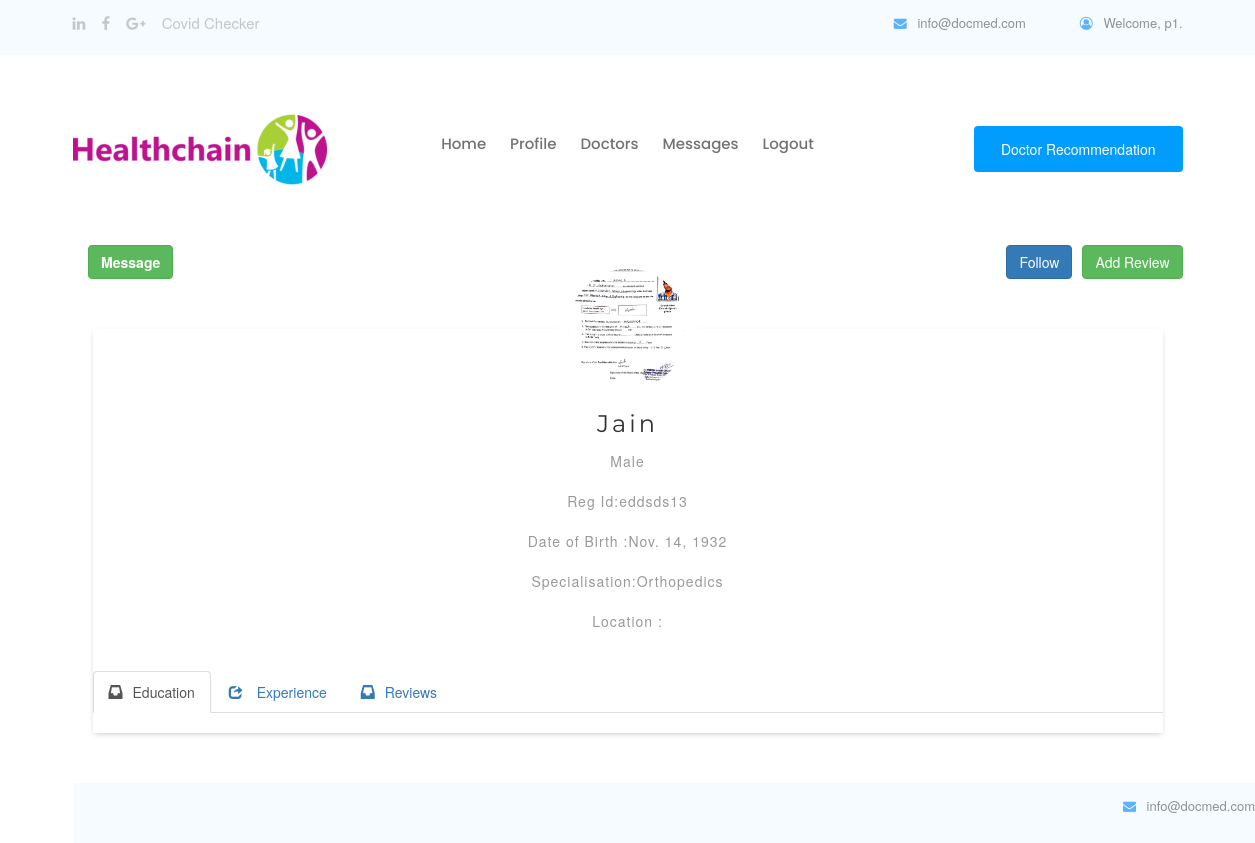
The app's page /home/viewdoctor/Jain (signed in), older data.
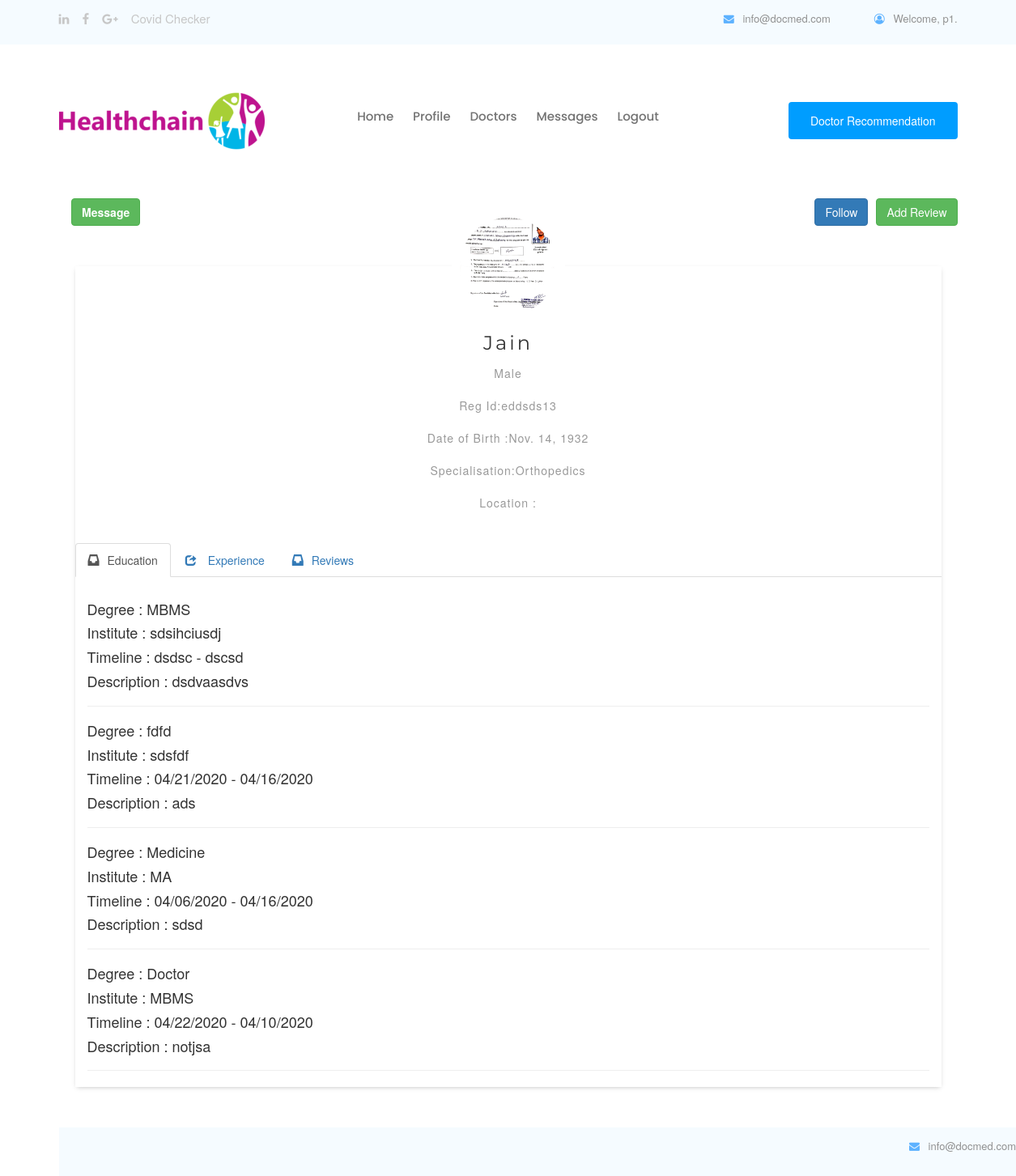
The same page, newer data.
### pages/models.py (models this page shows, shortened)
class MyUser(AbstractBaseUser):
	username= models.CharField(max_length=30,unique=True)
	date_joined	= models.DateTimeField(verbose_name='date joined', auto_now_add=True)
	last_login= models.DateTimeField(verbose_name='last login', auto_now=True)
	is_admin= models.BooleanField(default=False)
	is_active= models.BooleanField(default=True)
	is_staff= models.BooleanField(default=False)
	is_superuser= models.BooleanField(default=False)
	user_type= models.PositiveSmallIntegerField(choices=USER_TYPE_CHOICES, default=4)
	USERNAME_FIELD = 'username'
	objects = MyAccountManager()
	def __str__(self):
		return self.username

class Doctor(models.Model):
	id=models.BigAutoField(primary_key=True)
	username= models.OneToOneField(MyUser,on_delete=models.CASCADE)
	regid = models.CharField(max_length=60,unique=True)
	dname=models.CharField(max_length=50)
	dob = models.DateField(null=True, blank=True)
	gender=models.IntegerField(choices=GENDER_CHOICES,blank=True)
	spec=models.CharField(max_length=50,blank=True)
	hos=models.CharField(max_length=150,blank=True)
	imagefile=models.ImageField(upload_to='doctor/',default="default.jpg",blank=True,null=True)
	location = PlacesField()
	follower = GenericRelation(Follow,related_query_name='doctor')

class Education(models.Model):
    user = models.ForeignKey(Doctor,on_delete=models.CASCADE)
    degree_name = models.CharField(max_length=150,null=True,blank=True)
    institute_name = models.CharField(max_length=150, null=True, blank=True)
    date_start = models.CharField(null=True,blank=True,max_length=25)
    date_end = models.CharField(null=True,blank=True,max_length=25)
    description = models.TextField(null=True,blank=True,max_length=1000)

### pages/views.py (the view)
# urls.py: path('viewdoctor/<slug:slug>',ViewDoctor.as_view(), name='viewdoctor'),
class ViewDoctor(MyPermissionMixin, DetailView):
    raise_exception = True
    login_url = "/login/"
    context_object_name = 'doctor'
    def get_object(self, *args, **kwargs):
        return get_object_or_404(Doctor, dname=self.kwargs['slug'])
    def get_context_data(self, **kwargs):
        context = super(ViewDoctor, self).get_context_data(**kwargs)
        if self.request.user.user_type == 1:
            pt = get_object_or_404(Patient, username=self.request.user)
        elif self.request.user.user_type == 2:
            pt = get_object_or_404(Doctor, username=self.request.user)
        doc = get_object_or_404(Doctor, dname=self.kwargs['slug'])
        followers = pt.follower.filter(following=doc)
        if followers:
            context['follow'] = 'True'
        else:
            context['follow'] = 'False'
        context['education'] = Education.objects.filter(user=doc)
        context['experience'] = Experience.objects.filter(user=doc)
        context['review'] = Review.objects.filter(doctor=doc)
        return context
    template_name = 'pages/doctorprofile.html'
    def test_func(self):
        return (self.request.user.user_type == 1 or self.request.user.user_type == 2)

### pages/models.py (called while the page is built)
	def __str__(self):
		return self.pname

### pages/views.py (called while the page is built)
    def dispatch(self, request, *args, **kwargs):
        if not request.user.is_authenticated:
            return redirect('login')
        else:
            user_test_result = self.get_test_func()()
            if not request.user.is_authenticated or not user_test_result:
                return HttpResponse('<h2> Permission Denied ! </h2>')
            return super().dispatch(request, *args, **kwargs)

### pages/templates/pages/doctorprofile.html (shortened to what this page needs)
{% extends 'pages/base.html' %}
{% load static %}
{% block content %}
<link href="//netdna.bootstrapcdn.com/bootstrap/3.0.0/css/bootstrap.min.css"
  rel="stylesheet" id="bootstrap-css">
<link href="https://unpkg.com/gijgo@1.9.13/css/gijgo.min.css" rel="stylesheet"
  type="text/css" />
  <link rel="stylesheet" type="text/css" href="{% static 'css/star-rating-svg.css' %}">
{% if user.user_type == 1 %}
<button style="float: right;margin-left: 1opx;" class="btn btn-success" onclick="openFormreview()">
  Add Review
</button>
{% endif %}
{% if follow == 'True' %}
<button style="float: right;margin-right: 10px;" class="btn btn-danger">
  <a style="color: white;" href="{% url 'unfollowdoctor' pk=doctor.id %}">Unfollow</a>
</button>
&nbsp;
<button class="open-button btn btn-success" onclick="openForm()">
  <strong>Message</strong>
</button>
{% elif follow == 'False' %}
<button style="float: right;margin-right: 10px;" class="btn btn-primary">
  <a style="color: white;" href="{% url 'followdoctor' pk=doctor.id %}">Follow</a>
</button>
<button class="open-button btn btn-success" onclick="openForm()">
  <strong>Message</strong>
</button>
{% endif %}
<div class="rela-block profile-card">
  <div class="profile-pic" id="profile_pic">
  </div>
  <div class="rela-block profile-name-container">
    <div class="rela-block user-name" id="user_name">{{doctor.dname}}</div>
    <div class="rela-block user-desc" id="user_description">{{doctor.get_gender_display}}</div><br>
    <div class="rela-block user-desc" id="user_description">Reg
      Id:{{doctor.regid}}</div><br>
    <div class="rela-block user-desc" id="user_description">Date of Birth
      :{{doctor.dob}}</div><br>
    <div class="rela-block user-desc" id="user_description">Specialisation:{{doctor.spec}}</div><br>
    <div class="rela-block user-desc" id="user_description">Location
      :{{doctor.location.place}}</div><br>
  </div>
  <ul class="nav nav-tabs">
    <li class="active"><a href="#education" data-toggle="tab"><span
          class="glyphicon glyphicon-inbox">
        </span>Education</a></li>
    <li><a href="#experience" data-toggle="tab"><span class="glyphicon
          glyphicon-share"></span>
        Experience</a></li>
    <li><a href="#reviews" data-toggle="tab"><span class="glyphicon
          glyphicon-inbox">
        </span>Reviews</a></li>
  </ul>
  <br>
  <div class="tab-content">
    <div class="tab-pane fade in active" id="education">
  <div class="container-fluid"  >
    {% for ed in education %}
    <h4>Degree : {{ed.degree_name}}</h4>
    <h4>Institute : {{ed.institute_name}}</h4>
    <h4>Timeline : {{ed.date_start}} - {{ed.date_end}}</h4>
    <h4>Description : {{ed.description}}</h4>
    <hr>
    {% endfor %}
  </div>
</div>
</div>
{% endblock %}

### pages/templates/pages/base.html (shortened to what this page needs)
{% load static %}
<!doctype html>
<html lang="en">
  <head>
<link rel="stylesheet" href="{% static 'css/rotating-card.css' %}">
    <link rel="stylesheet" href="{% static 'css/style.css' %}">
    <link rel="stylesheet" href="{% static 'css/bootstrap.min.css' %}">
    <link rel="stylesheet"
      href="https://cdnjs.cloudflare.com/ajax/libs/font-awesome/4.7.0/css/font-awesome.min.css">
    <link rel="stylesheet" href="{% static 'css/themify-icons.css' %}">
    <link rel="stylesheet" href="{% static 'css/mystyle.css' %}">
  </head>
  <div id="container">
    <body>
      <header>
        <div class="header-area">
          <div class="header-top_area">
            <div class="container">
              <div class="row">
                <div class="col-xl-6 col-md-6">
                  <div class="social_media_links">
                    <a href="#">
                      <i class="fa fa-linkedin"></i>
                    </a>
                    <a href="#">
                      <i class="fa fa-facebook"></i>
                    </a>
                    <a href="#">
                      <i class="fa fa-google-plus"></i>
                    </a>
                      <a  href="{% url 'covid' %}">Covid Checker</a>
                  </div>
                </div>
                <div class="col-xl-6 col-md-6">
                  <div class="short_contact_list">
                    <ul>
                      <li><a href="#"> <i class="fa fa-envelope"></i>
                          info@docmed.com</a></li>
                      {% if user.is_authenticated %}
                      <li><a href="#"> <i class="fa fa-user-circle-o"></i>
                          Welcome, {{ user.username }}. </a></li>
                      {%endif%}
                    </ul>
                  </div>
                </div>
              </div>
            </div>
          </div>
          <div id="sticky-header" class="main-header-area">
            <div class="container">
              <div class="row align-items-center">
                <div class="col-xl-3 col-lg-2">
                  <div class="logo">
                    <a href="#">
                      <img src="/media/img/healthlogo.png">
                    </a>
                  </div>
                </div>
                <div class="col-xl-6 col-lg-7">
                  <div class="main-menu d-none d-lg-block">
                    <nav>
                      <ul id="navigation">
                        <li><a class="active" href="{% url 'home' %}">Home</a></li>
                        {% if user.user_type == 3 %}
                        <li><a href="{% url 'addd' %}">Doctor Registration</a></li>
                        <li><a href="{% url 'hospitalprofile' %}">Profile</a></li>
                        {% elif user.user_type == 1 %}
                        <li><a href="{% url 'patientprofile' %}">Profile</a></li>
                        <li><a href="{% url 'doctorlist' %}">Doctors</a></li>
                        <li><a href="{% url 'viewmessage' %}">Messages</a></li>
                        {% endif %}
                        {% if user.is_authenticated %}
                        <li> <a href="{% url 'logout' %}"> Logout</a></li>
                        {% else %}
                        <li> <a href="{% url 'login' %}"> Login</a></li>
                        {% endif %}
                      </ul>
                    </nav>
                  </div>
                </div>
                <div class="col-xl-3 col-lg-3 d-none d-lg-block">
                  <div class="Appointment">
                    <div class="book_btn d-none d-lg-block">
                      {% if user.user_type == 3 %}
                      <a class="popup-with-form" href="#test-form">Make an
                        Appointment</a>
                      {% elif user.user_type == 2 %}
                      <a class="popup-with-form" href="{% url 'treatpatient'
                        %}">Treat Patient</a>
                      {% elif user.user_type == 1 %}
                      <a class="popup-with-form" href="{% url 'doctorrecommend' %}">Doctor Recommendation</a>
                      {% endif %}
                    </div>
                  </div>
                </div>
                <div class="col-12">
                </div>
              </div>
            </div>
          </div>
        </div>
      </header>
      <div class="container">
        {% block content %}
        {% endblock %}
      </div>
      <br><br><br><br>
      <footer id="footer">
        <div class="header-area">
          <div class="header-top_area">
            <div class="container">
              <div class="row">
                <div class="col-xl-6 col-md-6">
                </div>
                <div class="col-xl-6 col-md-6">
                  <div class="short_contact_list">
                    <ul>
                      <li><a href="#"> <i class="fa fa-envelope"></i>
                          info@docmed.com</a></li>
                    </ul>
                  </div>
                </div>
              </div>
            </div>
          </div>
        </div>
      </footer>
    </body>
  </div>
</html>

### pages/static/css/rotating-card.css (style rules this page uses)
body { margin-top: 60px; font-size: 14px; font-family: "Helvetica Nueue",Arial,Verdana,sans-serif; background-color: #E5E9ED; }

### pages/static/css/mystyle.css (style rules this page uses)
#footer { margin:0 auto; width:834px; height:auto; overflow:hidden; position: fixed; bottom: 0px; }
html, body { margin:0; padding:0; height:100%; }
#container { min-height:100%; position:relative; }
#footer { position:absolute; bottom:0; width:100%; height:60px; background: #F5FBFF; }

Row changes from the older to the newer data that the page shows:
added Education: degree_name "MBMS", institute_name "sdsihciusdj", date_start "dsdsc", date_end "dscsd", description "dsdvaasdvs"
added Education: degree_name "fdfd", institute_name "sdsfdf", date_start "04/21/2020", date_end "04/16/2020", description "ads"
added Education: degree_name "Medicine", institute_name "MA", date_start "04/06/2020", date_end "04/16/2020", description "sdsd"
added Education: degree_name "Doctor", institute_name "MBMS", date_start "04/22/2020", date_end "04/10/2020", description "notjsa"
